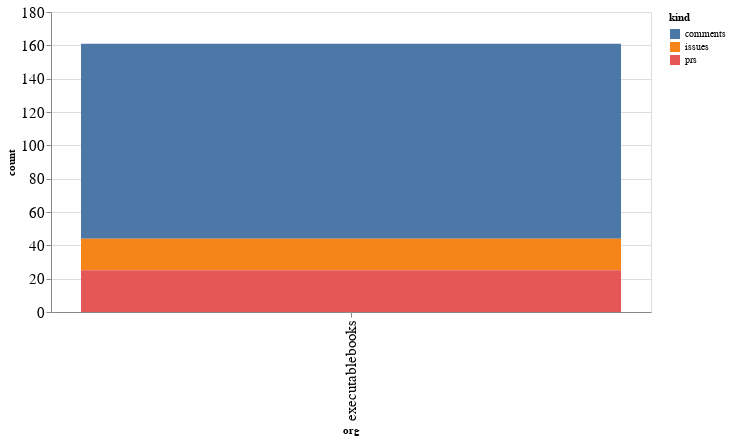

Notebook source saved alongside this figure:
### Code cell
alt.Chart(org_summaries, width=600).mark_bar().encode(
    x='org',
    y='count',
    color='kind',
    tooltip="org"
)

### Figure 1 — Vega-Lite specification as saved in the notebook (floating-point values rounded to 4 significant figures)
{"config": {"axisLeft": {"labelFontSize": 15}, "axisBottom": {"labelFontSize": 15}}, "data": {"name": "data-778e173dfb4b6af52536a99c9da30790"}, "mark": "bar", "encoding": {"color": {"type": "nominal", "field": "kind"}, "tooltip": {"type": "nominal", "field": "org"}, "x": {"type": "nominal", "field": "org"}, "y": {"type": "quantitative", "field": "count"}}, "width": 600, "$schema": "https://vega.github.io/schema/vega-lite/v4.8.1.json", "datasets": {"data-778e173dfb4b6af52536a99c9da30790": [{"org": "executablebooks", "kind": "comments", "count": 117}, {"org": "executablebooks", "kind": "issues", "count": 19}, {"org": "executablebooks", "kind": "prs", "count": 25}]}}
